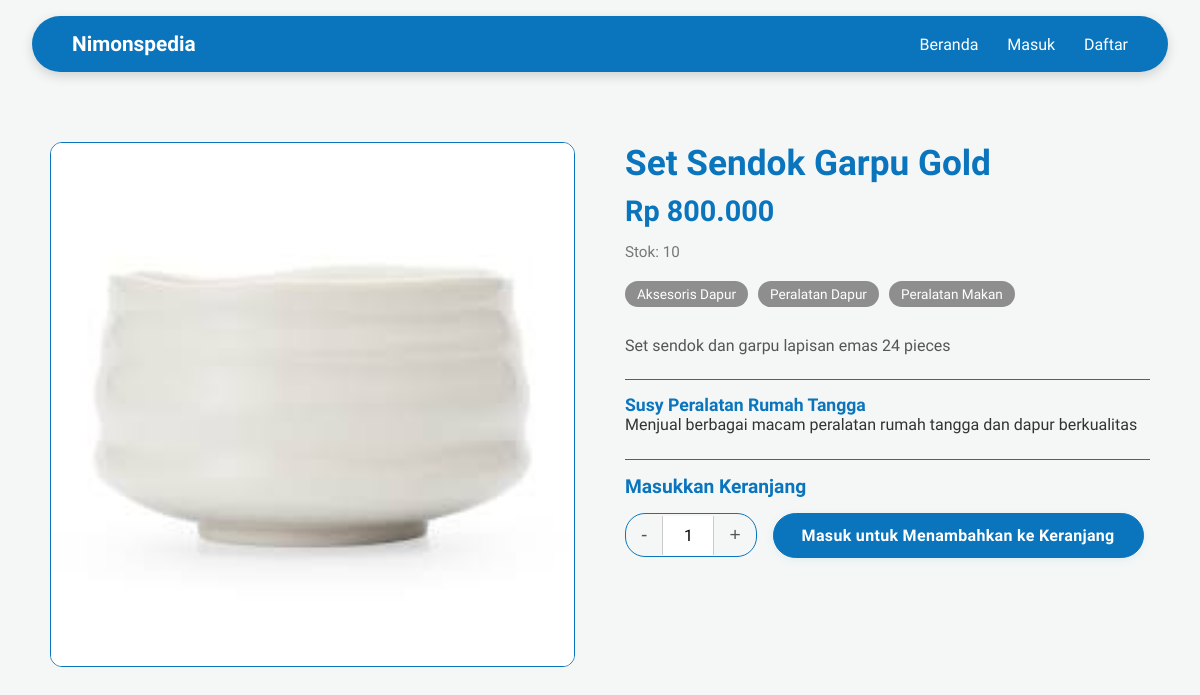
The app's page /php/src/public/buyer/product.php?id=3 with its own data.
### tables this page shows
CREATE TABLE IF NOT EXISTS products (
    product_id INT AUTO_INCREMENT PRIMARY KEY,
    store_id INT NOT NULL,
    product_name VARCHAR(255) NOT NULL,
    description TEXT,
    price INT NOT NULL,
    stock INT DEFAULT 0,
    main_image_path VARCHAR(255),
    created_at DATETIME DEFAULT CURRENT_TIMESTAMP,
    updated_at DATETIME DEFAULT CURRENT_TIMESTAMP ON UPDATE CURRENT_TIMESTAMP,
    deleted_at DATETIME DEFAULT NULL,
    FOREIGN KEY (store_id) REFERENCES stores(store_id)
);

CREATE TABLE IF NOT EXISTS stores (
    store_id INT AUTO_INCREMENT PRIMARY KEY,
    user_id INT NOT NULL UNIQUE,
    store_name VARCHAR(255) NOT NULL UNIQUE,
    store_description TEXT,
    store_logo_path VARCHAR(255),
    balance INT DEFAULT 0,
    created_at DATETIME DEFAULT CURRENT_TIMESTAMP,
    updated_at DATETIME DEFAULT CURRENT_TIMESTAMP ON UPDATE CURRENT_TIMESTAMP,
    FOREIGN KEY (user_id) REFERENCES users(user_id)
);

### php/src/app/controllers/productController.php (called while the page is built, shortened)
<?php
require_once(__DIR__ . '/../models/product.php');
require_once(__DIR__ . '/../utils/imageHandler.php');
class ProductController {
    private $conn;
    public function __construct($db) {
        $this->conn = $db;
    }
    public function getDetailData(int $productId): array {
        $productModel = new Product($this->conn);
        $product = $productModel->findProductWithStoreById($productId);
        $product['main_image_path'] = ImageHandler::ensureImagePath($product['main_image_path'], '/assets/images/default.png');
        $categories = $productModel->getCategoriesForProduct($productId);
        return [
            'product' => $product,
            'categories' => $categories,
        ];
    }
}

### php/src/app/models/product.php (called while the page is built, shortened)
<?php
class Product {
    private $conn;
    public function __construct($conn) {
        $this->conn = $conn;
    }
    public function findProductWithStoreById(int $productId) {
        $productId = (int)$productId;
        $sql = "SELECT p.*, s.store_name, s.store_description, s.store_id, s.store_logo_path
                FROM products p
                INNER JOIN stores s ON p.store_id = s.store_id
                WHERE p.product_id = $productId AND p.deleted_at IS NULL";
        $res = $this->conn->query($sql);
        return $res ? $res->fetch_assoc() : null;
    }
    public function getCategoriesForProduct(int $productId): array {
        $productId = (int)$productId;
        $sql = "SELECT c.name
                FROM categories c
                INNER JOIN category_items ci ON ci.category_id = c.category_id
                WHERE ci.product_id = $productId
                ORDER BY c.name ASC";
        $res = $this->conn->query($sql);
        $cats = [];
        if ($res) {
            while ($row = $res->fetch_assoc()) {
                $cats[] = $row['name'];
            }
        }
        return $cats;
    }
}

### php/src/app/utils/imageHandler.php (called while the page is built, shortened)
<?php
class ImageHandler {
    public static function ensureImagePath(?string $path, string $default = '/assets/images/default.png'): string {
        $absPath = $_SERVER['DOCUMENT_ROOT'] . $path;
        return file_exists($absPath) ? $path : $default;
    }
}

### php/src/public/buyer/product.php (the view, shortened to what this page needs)
<?php
require_once(__DIR__ . '/../../app/config/db.php');
require_once(__DIR__ . '/../../app/models/product.php');
require_once(__DIR__ . '/../../app/controllers/productController.php');
$productId = isset($_GET['id']) ? (int)$_GET['id'] : 0;
$controller = new ProductController($conn);
$data = $controller->getDetailData($productId);
$product = $data['product'];
$categories = $data['categories'];
function sanitize_description($html) {
    return strip_tags($html ?? '', '<p><ul><ol><li><b><i><strong><em><br>');
}
?>
<!DOCTYPE html>
<html lang="en">
  <head>
    <link rel="stylesheet" href="/assets/css/productDetail.css">
    <link rel="stylesheet" href="/assets/css/toast.css">
  </head>
  <body>
    <?php include_once(__DIR__ . '/../../app/components/navbar.php'); ?>
    <div class="container product-detail" data-product-id="<?= (int)$product['product_id'] ?>" data-max-stock="<?= (int)$product['stock'] ?>">
      <div class="image">
        <img loading="lazy" src="<?= htmlspecialchars($product['main_image_path'] ?: '../assets/images/default.png') ?>" alt="<?= htmlspecialchars($product['product_name']) ?>">
      </div>
      <div class="info">
        <h1><?= htmlspecialchars($product['product_name']) ?></h1>
        <div class="price">Rp <?= number_format((int)$product['price'], 0, ',', '.') ?></div>
        <div class="stock <?= ((int)$product['stock'] === 0) ? 'out' : 'in' ?>">
            <?= ((int)$product['stock'] === 0) ? 'Stok Habis' : 'Stok: ' . (int)$product['stock'] ?>
        </div>
        <div class="categories">
          <?php foreach ($categories as $cat): ?>
            <span class="chip"><?= htmlspecialchars($cat) ?></span>
          <?php endforeach; ?>
        </div>
        <div class="description">
          <?= sanitize_description($product['description']) ?>
        </div>
        <div class="store">
          <a class="store-name" href="/store/detail.php?id=<?= (int)$product['store_id'] ?>"><?= htmlspecialchars($product['store_name']) ?></a>
          <br>
          <?= sanitize_description($product['store_description']) ?>
        </div>
        <?php if ((int)$product['stock'] > 0): ?>
        <h3 class="cart-label">Masukkan Keranjang</h3>
        <form class="add-to-cart" action="/buyer/cart.php?action=add" method="POST" style="display: flex; gap: 1rem; align-items: center;">
          <div class="qty">
            <button type="button" id="qty-minus">-</button>
            <input type="number" id="qty-input" name="quantity" min="1" value="1">
            <button type="button" id="qty-plus">+</button>
          </div>
          <?php if ($role === 'BUYER'): ?>
            <button type="submit" class="btn">Tambah ke Keranjang</button>
          <?php else: ?>
            <a class="btn-secondary" href="/authentication/login.php">Masuk untuk Menambahkan ke Keranjang</a>
          <?php endif; ?>
        </form>
        <?php endif; ?>
      </div>
    </div>
  </body>
</html>

### php/src/public/assets/css/productDetail.css (style rules this page uses)
body { font-family: 'Plus Jakarta Sans', sans-serif; margin: 0; background: #FFFFFF; color: #333; }
.container { max-width: 1100px; margin: 2rem auto; padding: 20px; }
.product-detail { display: grid; grid-template-columns: 1fr 1fr; gap: 50px; align-items: start; }
.product-detail .image { border: 0.5px solid #0A75BD; border-radius: 12px; overflow: hidden; }
.product-detail .image img { width: 100%; height: auto; display: block; }
.product-detail .info h1 { margin: 0 0 10px 0; font-size: 2.2rem; font-weight: 700; color: #0A75BD; }
.product-detail .price { font-size: 1.8rem; font-weight: 700; color: #0A75BD; margin: 0 0 15px 0; }
.product-detail .stock { color: #777; font-size: 0.95rem; font-weight: 500; margin-bottom: 20px; }
.product-detail .stock.in, .product-detail .stock.out { color: #777; }
.categories { margin-bottom: 20px; }
.chip { display: inline-block; background: #8E8E8E; border-radius: 20px; padding: 5px 12px; margin: 0 6px 6px 0; font-size: 0.85rem; color: #fff; }
.description { margin: 20px 0; line-height: 1.6; color: #555; }
.store { margin: 20px 0; border-top: 0.5px solid #0A75BD; padding-top: 15px; }
.store .store-name { font-weight: 700; text-decoration: none; color: #0A75BD; font-size: 1.1rem; }
.cart-label { border-top: 0.5px solid #0A75BD; padding-top: 15px; font-size: 1.2rem; font-weight: 600; color: #0A75BD; margin: 25px 0 15px 0; }
.add-to-cart { display: flex; gap: 12px; align-items: center; flex-wrap: wrap; }
.add-to-cart .qty { display: inline-flex; align-items: center; border: 1px solid #0A75BD; border-radius: 20px; overflow: hidden; }
.add-to-cart .qty button { background: transparent; border: none; padding: 10px 15px; cursor: pointer; font-size: 1.2rem; color: #555; }
.add-to-cart .qty input { width: 50px; padding: 10px 0; border: none; text-align: center; font-size: 1rem; font-family: 'Plus Jakarta Sans', sans-serif; border-left: 1px solid #ccc; border-right: 1px solid #ccc; }
.add-to-cart .qty input[type=number] { -moz-appearance: textfield; }
.btn, .btn-secondary { background:#0A75BD; color: #fff; border: none; padding: 12px 28px; border-radius: 999px; cursor: pointer; text-decoration: none; font-size: 1rem; font-weight: 700; font-family: 'Plus Jakarta Sans', sans-serif; box-shadow: 0 2px 8px rgba(10,117,189,0.08); transition: background 0.2s, box-shadow 0.2s; text-align: center; letter-spacing: 0.02em; outline: none; border: 1px solid #0A75BD; }

### php/src/public/assets/css/navbar.css (style rules this page uses)
body { margin: 0; padding-top: 90px; background-color: #f4f7f6; }

### records on screen
products: product_name "Set Sendok Garpu Gold", price "800.000", stock "10", description "Set sendok dan garpu lapisan emas 24 pieces Menjual berbagai macam peralatan rumah tangga dan dapur berkualitas", store.store_name "Susy Peralatan Rumah Tangga"

### other values on screen
$cat "Aksesoris Dapur"
$cat "Peralatan Dapur"
$cat "Peralatan Makan"
